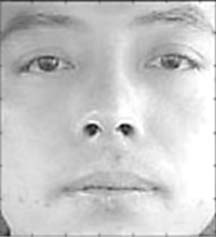
#> input picture 8.alternatives/gabor filterbank/face.png, 216 x 237 px
$ python single_filter.py   (older library calls are emulated)
#> lines starting #> are read from the running program, lines starting #| are printed output that depends on the picture
import numpy as np
import cv2
import matplotlib.pyplot as plt

img = cv2.imread('face.png')
#> img is the input picture: shape (237, 216, 3); min 1, max 255, mean 200
img = cv2.cvtColor(img, cv2.COLOR_BGR2GRAY)
#> img: shape (237, 216)

ksize = 50
sigma = 50 #size
theta = 1*np.pi/4 #rotation
lamda = 52*np.pi/2#wave length
gamma = 1 #shape

kernel = cv2.getGaborKernel((ksize, ksize), sigma, theta, lamda, gamma, 0, ktype=cv2.CV_32F)

fimg = cv2.filter2D(img, cv2.CV_8UC3, kernel)
#> fimg: shape (237, 216); every value is 255
kernel_resized = cv2.resize(kernel, (400,400))

# [6 lines of commented-out code are left out]
cv2.imshow('kernel', kernel_resized)
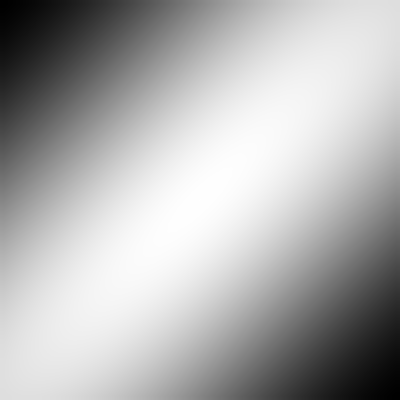
#> window 'kernel': shape (400, 400) float32; min -0.71, max 1, mean 0.474; drawn with min black and max white
cv2.waitKey()
cv2.destroyAllWindows()
